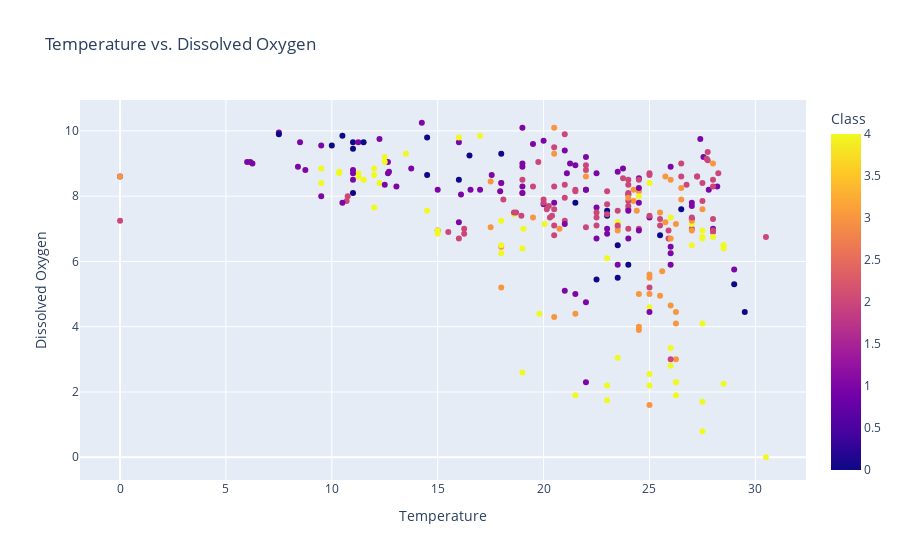

Notebook source saved alongside this figure:
### Code cell
#2D scatter plot 
import plotly.express as px
fig = px.scatter(df,x='Temperature', y='Dissolved Oxygen', color='Class',title="Temperature vs. Dissolved Oxygen")
fig.show()

### Figure 1 — Plotly figure (JSON) as saved in the notebook; plotly's stock layout.template omitted (floating-point values rounded to 4 significant figures; data arrays with more than 128 entries replaced by an {"elided": "..."} marker saying what was removed)
{"data": [{"hovertemplate": "Temperature=%{x}<br>Dissolved Oxygen=%{y}<br>Class=%{marker.color}<extra></extra>", "legendgroup": "", "marker": {"color": {"elided": "295 int values"}, "coloraxis": "coloraxis", "symbol": "circle"}, "mode": "markers", "name": "", "orientation": "v", "showlegend": false, "type": "scatter", "x": {"elided": "295 float values"}, "xaxis": "x", "y": {"elided": "295 float values"}, "yaxis": "y"}], "layout": {"coloraxis": {"colorbar": {"title": {"text": "Class"}}, "colorscale": [[0, "#0d0887"], [0.1111, "#46039f"], [0.2222, "#7201a8"], [0.3333, "#9c179e"], [0.4444, "#bd3786"], [0.5556, "#d8576b"], [0.6667, "#ed7953"], [0.7778, "#fb9f3a"], [0.8889, "#fdca26"], [1, "#f0f921"]]}, "legend": {"tracegroupgap": 0}, "title": {"text": "Temperature vs. Dissolved Oxygen"}, "xaxis": {"anchor": "y", "domain": [0, 1], "title": {"text": "Temperature"}}, "yaxis": {"anchor": "x", "domain": [0, 1], "title": {"text": "Dissolved Oxygen"}}}}
